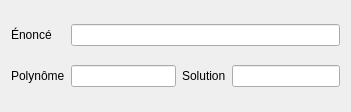
<?xml version="1.0" encoding="UTF-8"?>
<ui version="4.0">
 <class>FLine</class>
 <widget class="QWidget" name="FLine">
  <property name="geometry">
   <rect>
    <x>0</x>
    <y>0</y>
    <width>351</width>
    <height>112</height>
   </rect>
  </property>
  <property name="windowTitle">
   <string>Form</string>
  </property>
  <layout class="QGridLayout" name="gridLayout">
   <item row="0" column="1" colspan="3">
    <widget class="QLineEdit" name="le_statement">
     <property name="text">
      <string/>
     </property>
    </widget>
   </item>
   <item row="1" column="2">
    <widget class="QLabel" name="label_2">
     <property name="text">
      <string>Solution</string>
     </property>
    </widget>
   </item>
   <item row="1" column="3">
    <widget class="QLineEdit" name="le_solution">
     <property name="sizePolicy">
      <sizepolicy hsizetype="Fixed" vsizetype="Fixed">
       <horstretch>0</horstretch>
       <verstretch>0</verstretch>
      </sizepolicy>
     </property>
    </widget>
   </item>
   <item row="0" column="0">
    <widget class="QLabel" name="label">
     <property name="text">
      <string>Énoncé</string>
     </property>
    </widget>
   </item>
   <item row="1" column="0">
    <widget class="QLabel" name="label_3">
     <property name="text">
      <string>Polynôme</string>
     </property>
    </widget>
   </item>
   <item row="1" column="1">
    <widget class="QLineEdit" name="le_polynom"/>
   </item>
  </layout>
 </widget>
 <resources/>
 <connections>
  <connection>
   <sender>le_polynom</sender>
   <signal>textChanged(QString)</signal>
   <receiver>FLine</receiver>
   <slot>verify(QString)</slot>
   <hints>
    <hint type="sourcelabel">
     <x>77</x>
     <y>68</y>
    </hint>
    <hint type="destinationlabel">
     <x>78</x>
     <y>62</y>
    </hint>
   </hints>
  </connection>
  <connection>
   <sender>le_solution</sender>
   <signal>textChanged(QString)</signal>
   <receiver>FLine</receiver>
   <slot>verify(QString)</slot>
   <hints>
    <hint type="sourcelabel">
     <x>291</x>
     <y>68</y>
    </hint>
    <hint type="destinationlabel">
     <x>294</x>
     <y>60</y>
    </hint>
   </hints>
  </connection>
 </connections>
 <slots>
  <slot>verify(QString)</slot>
 </slots>
</ui>
